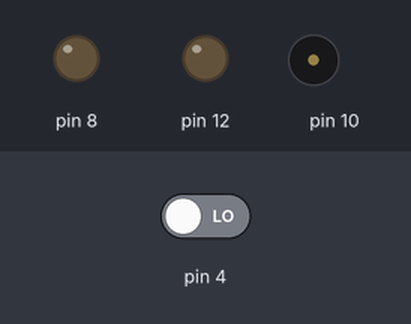
The sketch below on a simulated Arduino Uno, built with avr-gcc and run on an emulated ATmega328P. On the bench: output pins drawn as LEDs (lit = HIGH), buzzer (waves = sounding). Inputs (shaded band) come from the test bench; at power-on: pin 4 LOW.

Above: at 1.2 s.
1.3 s: pin 4 driven HIGH
At 1.4 s:
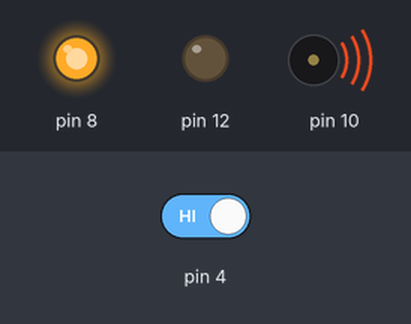
At 4.45 s:
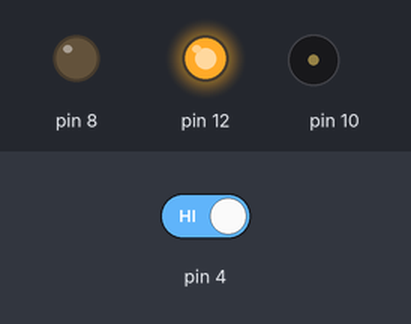
7.3 s: pin 4 driven LOW
At 8.45 s:
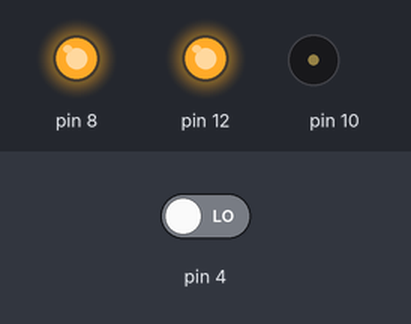
Timing chart, 0 to 10.3 s (numbered marks = the images above; inputs shaded):
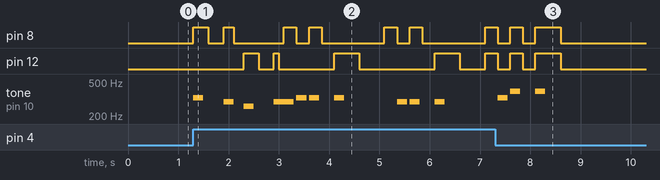

Measured:
- after the input at 1.3 s, pin 8: LOW → HIGH at once, → LOW 0.30 s later, → HIGH 0.30 s later, → LOW 0.20 s later, … (13 changes in this stretch); pin 12: LOW → HIGH after 1.0 s, → LOW 0.30 s later, → HIGH 0.30 s later, → LOW 0.10 s later, … (9 changes in this stretch)
- after the input at 7.3 s, pin 8, pin 12: goes on until 8.6 s, then stays LOW; tone on pin 10: goes on until 8.3 s, then stays silent

The sketch:

Mary_Had_A_Little_Lamb.ino
```cpp
int buttonState = 0;

void setup()
{
  pinMode(8, OUTPUT);
  pinMode(12, OUTPUT);
  pinMode(4, INPUT);
  pinMode(10, OUTPUT);
  Serial.begin(9600);
}


void loop()
{
  buttonState = digitalRead(4);
  if (buttonState == 1){

  // Ma-ry
  digitalWrite(8, HIGH);
  //Serial.print("Ma");
  tone(10, 329, 200);
  delay(300); // Wait for 1000 millisecond(s)
  digitalWrite(8, LOW);
  delay(300); // Wait for 1000 millisecond(s)
  digitalWrite(8, HIGH);
  //Serial.print("ry ");
  tone(10, 294, 200);
  delay(200); // Wait for 1000 millisecond(s)
  digitalWrite(8, LOW);
  delay(200); // Wait for 1000 millisecond(s)
  // had a
  digitalWrite(12, HIGH);
  //Serial.print("had ");
  tone(10, 261, 200);
  delay(300);
  digitalWrite(12, LOW);
  delay(300);
  digitalWrite(12, HIGH);
  tone(10, 294, 200);
  //Serial.print("a ");
  delay(100);
  digitalWrite(12, LOW);
  delay(100);
  // little
  digitalWrite(8, HIGH);
  tone(10, 294, 200);
  //Serial.print("lit");
  delay(250); // Wait for 1000 millisecond(s)
  tone(10, 329, 200);
  digitalWrite(8, LOW);
  delay(250); // Wait for 1000 millisecond(s)
  digitalWrite(8, HIGH);
  //Serial.print("tle ");
  tone(10, 329, 200);
  delay(250); // Wait for 1000 millisecond(s)
  digitalWrite(8, LOW);
  delay(250); // Wait for 1000 millisecond(s)
  // lamb
  digitalWrite(12, HIGH);
  tone(10, 329, 200);
  //Serial.println("lamb ");
  delay(500);
  digitalWrite(12, LOW);
  delay(500);
  // little
  digitalWrite(8, HIGH);
  delay(250); // Wait for 1000 millisecond(s)
  //Serial.print("lit");
  tone(10, 294, 200);
  digitalWrite(8, LOW);
  delay(250); // Wait for 1000 millisecond(s)
  digitalWrite(8, HIGH);
  //Serial.print("tle ");
   tone(10, 294, 200);
  delay(250); // Wait for 1000 millisecond(s)
  digitalWrite(8, LOW);
  delay(250); // Wait for 1000 millisecond(s)
  // lamb
  digitalWrite(12, HIGH);
  //Serial.println("lamb");
   tone(10, 294, 200);
  delay(500);
  digitalWrite(12, LOW);
  delay(500);
  // little lamb 2 LED's

  digitalWrite(8, HIGH);
  digitalWrite(12, HIGH);
  //Serial.print("lit");
  delay(250); // Wait for 1000 millisecond(s)
   tone(10, 329, 200);
  digitalWrite(8, LOW);
  digitalWrite(12, LOW);
  delay(250); // Wait for 1000 millisecond(s)
  digitalWrite(8, HIGH);
  digitalWrite(12, HIGH);
  //Serial.print("tle ");
  tone(10, 392, 200);
  delay(250); // Wait for 1000 millisecond(s)
  digitalWrite(8, LOW);
  digitalWrite(12, LOW);
  delay(250); // Wait for 1000 millisecond(s)

  digitalWrite(12, HIGH);
  digitalWrite(8, HIGH);
  //Serial.println("lamb ");
  tone(10, 392, 200);
  delay(500);
  digitalWrite(12, LOW);
  digitalWrite(8, LOW);
  delay(500);
  }
}
```
